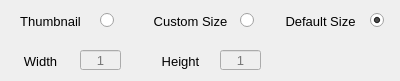
     <widget class="QWidget" name="tab_3">
      <attribute name="title">
       <string>Size</string>
      </attribute>
      <attribute name="toolTip">
       <string>&lt;html&gt;&lt;head/&gt;&lt;body&gt;&lt;p&gt;&lt;span style=&quot; font-size:9pt;&quot;&gt;Select resolution for images.&lt;/span&gt;&lt;/p&gt;&lt;/body&gt;&lt;/html&gt;</string>
      </attribute>
      <widget class="QLabel" name="label_20">
       <property name="geometry">
        <rect>
         <x>10</x>
         <y>10</y>
         <width>81</width>
         <height>22</height>
        </rect>
       </property>
       <property name="font">
        <font>
         <family>Segoe UI</family>
         <pointsize>10</pointsize>
        </font>
       </property>
       <property name="styleSheet">
        <string notr="true"/>
       </property>
       <property name="text">
        <string>Thumbnail</string>
       </property>
       <property name="alignment">
        <set>Qt::AlignCenter</set>
       </property>
      </widget>
      <widget class="QLabel" name="label_21">
       <property name="geometry">
        <rect>
         <x>280</x>
         <y>10</y>
         <width>81</width>
         <height>22</height>
        </rect>
       </property>
       <property name="font">
        <font>
         <family>Segoe UI</family>
         <pointsize>10</pointsize>
        </font>
       </property>
       <property name="styleSheet">
        <string notr="true"/>
       </property>
       <property name="text">
        <string>Default Size</string>
       </property>
       <property name="alignment">
        <set>Qt::AlignCenter</set>
       </property>
      </widget>
      <widget class="QLabel" name="label_22">
       <property name="geometry">
        <rect>
         <x>150</x>
         <y>10</y>
         <width>81</width>
         <height>22</height>
        </rect>
       </property>
       <property name="font">
        <font>
         <family>Segoe UI</family>
         <pointsize>10</pointsize>
        </font>
       </property>
       <property name="styleSheet">
        <string notr="true"/>
       </property>
       <property name="text">
        <string>Custom Size</string>
       </property>
       <property name="alignment">
        <set>Qt::AlignCenter</set>
       </property>
      </widget>
      <widget class="QRadioButton" name="radio_thumbnail">
       <property name="geometry">
        <rect>
         <x>100</x>
         <y>10</y>
         <width>21</width>
         <height>20</height>
        </rect>
       </property>
       <property name="cursor">
        <cursorShape>PointingHandCursor</cursorShape>
       </property>
       <property name="text">
        <string/>
       </property>
      </widget>
      <widget class="QRadioButton" name="radio_default_size">
       <property name="geometry">
        <rect>
         <x>370</x>
         <y>10</y>
         <width>21</width>
         <height>20</height>
        </rect>
       </property>
       <property name="cursor">
        <cursorShape>PointingHandCursor</cursorShape>
       </property>
       <property name="toolTip">
        <string>&lt;html&gt;&lt;head/&gt;&lt;body&gt;&lt;p&gt;&lt;span style=&quot; font-size:7pt;&quot;&gt;Default resolution of the image will be used.&lt;/span&gt;&lt;/p&gt;&lt;/body&gt;&lt;/html&gt;</string>
       </property>
       <property name="text">
        <string/>
       </property>
       <property name="checked">
        <bool>true</bool>
       </property>
      </widget>
      <widget class="QRadioButton" name="radio_custom_size">
       <property name="geometry">
        <rect>
         <x>240</x>
         <y>10</y>
         <width>21</width>
         <height>20</height>
        </rect>
       </property>
       <property name="cursor">
        <cursorShape>PointingHandCursor</cursorShape>
       </property>
       <property name="text">
        <string/>
       </property>
      </widget>
      <widget class="QLineEdit" name="input_height">
       <property name="enabled">
        <bool>false</bool>
       </property>
       <property name="geometry">
        <rect>
         <x>80</x>
         <y>50</y>
         <width>41</width>
         <height>20</height>
        </rect>
       </property>
       <property name="font">
        <font>
         <family>Segoe UI</family>
         <pointsize>10</pointsize>
        </font>
       </property>
       <property name="styleSheet">
        <string notr="true"/>
       </property>
       <property name="inputMethodHints">
        <set>Qt::ImhPreferNumbers</set>
       </property>
       <property name="maxLength">
        <number>4</number>
       </property>
       <property name="alignment">
        <set>Qt::AlignCenter</set>
       </property>
       <property name="readOnly">
        <bool>false</bool>
       </property>
       <property name="placeholderText">
        <string>1</string>
       </property>
      </widget>
      <widget class="QLineEdit" name="input_width">
       <property name="enabled">
        <bool>false</bool>
       </property>
       <property name="geometry">
        <rect>
         <x>220</x>
         <y>50</y>
         <width>41</width>
         <height>20</height>
        </rect>
       </property>
       <property name="font">
        <font>
         <family>Segoe UI</family>
         <pointsize>10</pointsize>
        </font>
       </property>
       <property name="styleSheet">
        <string notr="true"/>
       </property>
       <property name="inputMethodHints">
        <set>Qt::ImhPreferNumbers</set>
       </property>
       <property name="maxLength">
        <number>4</number>
       </property>
       <property name="alignment">
        <set>Qt::AlignCenter</set>
       </property>
       <property name="readOnly">
        <bool>false</bool>
       </property>
       <property name="placeholderText">
        <string>1</string>
       </property>
      </widget>
      <widget class="QLabel" name="label_23">
       <property name="geometry">
        <rect>
         <x>10</x>
         <y>50</y>
         <width>61</width>
         <height>22</height>
        </rect>
       </property>
       <property name="font">
        <font>
         <family>Segoe UI</family>
         <pointsize>10</pointsize>
        </font>
       </property>
       <property name="styleSheet">
        <string notr="true"/>
       </property>
       <property name="text">
        <string>Width</string>
       </property>
       <property name="alignment">
        <set>Qt::AlignCenter</set>
       </property>
      </widget>
      <widget class="QLabel" name="label_24">
       <property name="geometry">
        <rect>
         <x>150</x>
         <y>50</y>
         <width>61</width>
         <height>22</height>
        </rect>
       </property>
       <property name="font">
        <font>
         <family>Segoe UI</family>
         <pointsize>10</pointsize>
        </font>
       </property>
       <property name="styleSheet">
        <string notr="true"/>
       </property>
       <property name="text">
        <string>Height</string>
       </property>
       <property name="alignment">
        <set>Qt::AlignCenter</set>
       </property>
      </widget>
     </widget>
